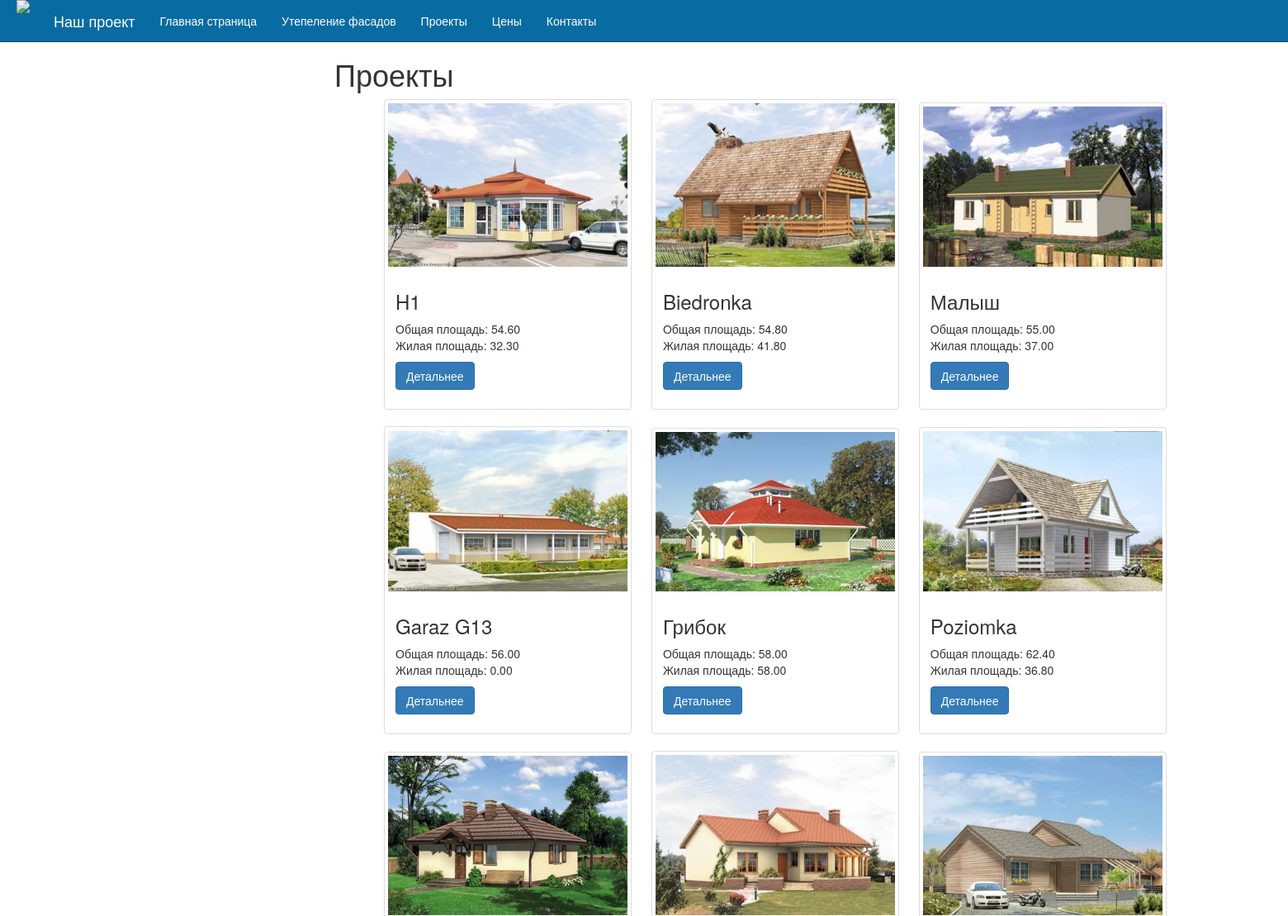
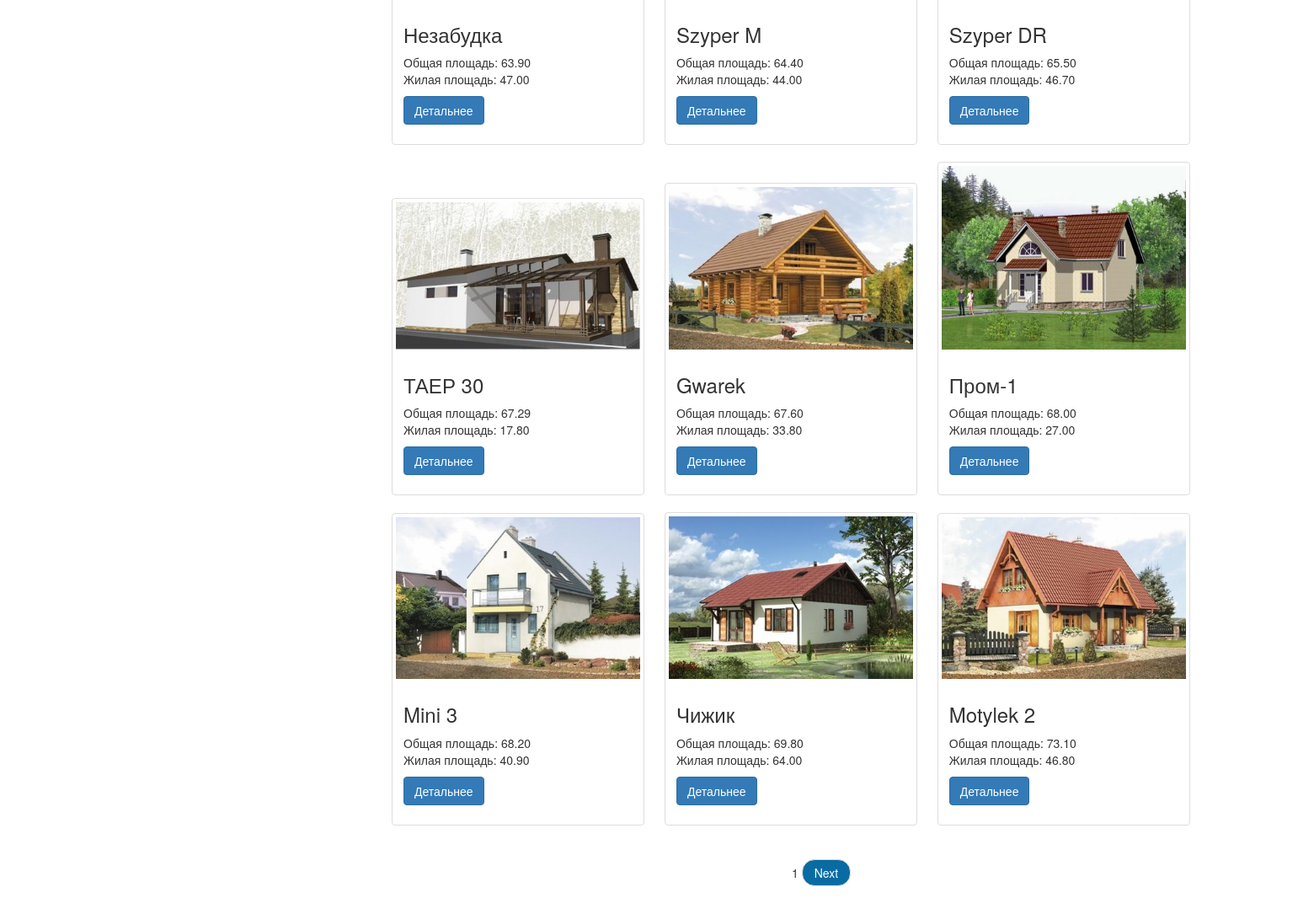
/projects/1, run on the app's committed database (2 pictures, top to bottom).
### app/models.py (models this page shows, shortened)
class Building(models.Model):
    title = models.CharField(max_length=20)
    description = models.TextField(max_length=1000)
    glav = models.ImageField(upload_to='.')

### app/views.py (the view)
# urls.py: url(r'^projects/(?P<page>\d+)$', 'app.views.paginated_projects', name='paginated_projects'),
def paginated_projects(request, page=1):
    buildings = Building.objects.all()
    paginator = Paginator(buildings, POSTS_PER_PAGE)
    st = page
    page = paginator.page(page)
    return render(request, 'projects.html', {'buildings': page,'st': st})

### app/templates/projects.html (shortened to what this page needs)
{% extends "base.html" %}
{% load static from staticfiles %}
{% block content %}
<div class="container top pr">
        <h1>Проекты</h1>
<ul class="">
{% for building in buildings %}
<li class="proj">
    <div class="thumbnail">
      <img src="{{ building.glav.url }}" width="300px" alt="">
      <div class="caption">
        <h3>{{ building.title }}</h3>
        <p class="clip">{{ building.description|safe }}</p>
        <p><a href="{% url "project" building.pk %}" class="btn btn-primary" role="button">Детальнее</a></p>
      </div>
    </div>
</li>
{% endfor %}
</ul>
<nav>
  <ul class="pager">
    <li>{{st}}</li>
  {% if buildings.has_next %}
    <li><a href="{% url "paginated_projects" buildings.next_page_number %}">Next</a></li>
  {% endif %}
  </ul>
</nav>
</div>
{% endblock %}

### app/templates/base.html (shortened to what this page needs)
{% load static from staticfiles %}
<!DOCTYPE html>
<html lang="en">
  <head>
    <link href="{% static "css/bootstrap.css" %}" rel="stylesheet">
    <link href="{% static "css/style.css" %}" media="screen" rel="stylesheet">
  </head>
  <body>
    <div class="navbar navbar-default navbar-fixed-top">
        <div class="">
            <div class="navbar-header">
                <img src="{% static "img/1.jpg" %}" class="n1" height="50px">
                <a class="navbar-brand main text" href="{% url "home" %}" >Наш проект</a>
            </div>
            <div class="collapse navbar-collapse" id="menu">
                <ul class="nav navbar-nav main">
                    <li><a href="{% url "home" %}">Главная страница</a></li>
                    <li><a href="{% url "fasad" %}">Утепеление фасадов</a></li>
                    <li><a href="{% url "paginated_projects" 1 %}">Проекты</a></li>
                    <li><a href="{% url "cost" %}">Цены</a></li>
                    <li><a href="{% url "contact" %}">Контакты</a></li>
                </ul>
            </div>
        </div>
    </div>
    {% block content %}
    {% endblock %}
  </body>
</html>

### app/static/css/style.css (style rules this page uses)
.top { margin-top: 50px; }
.n1 { position: absolute; top: 0; left: 20px; }
.proj { width: 300px; display:inline-block; margin-left: 20px; }
.text { text-indent:50px; }
p.clip { height: 40px; width: 1150px; white-space: nowrap; overflow: hidden; text-overflow: ellipsis; }
.pr { margin-right: 0px; }

### data on the page
Building: glav (picture), title "H1", description "Общая площадь: 54.60 Жилая площадь: 32.30"
Building: glav (picture), title "Biedronka", description "Общая площадь: 54.80 Жилая площадь: 41.80"
Building: glav (picture), title "Малыш", description "Общая площадь: 55.00 Жилая площадь: 37.00"
Building: glav (picture), title "Garaz G13", description "Общая площадь: 56.00 Жилая площадь: 0.00"
Building: glav (picture), title "Грибок", description "Общая площадь: 58.00 Жилая площадь: 58.00"
Building: glav (picture), title "Poziomka", description "Общая площадь: 62.40 Жилая площадь: 36.80"
Building: glav (picture), title "Незабудка", description "Общая площадь: 63.90 Жилая площадь: 47.00"
Building: glav (picture), title "Szyper M", description "Общая площадь: 64.40 Жилая площадь: 44.00"
Building: glav (picture), title "Szyper DR", description "Общая площадь: 65.50 Жилая площадь: 46.70"
Building: glav (picture), title "ТАЕР 30", description "Общая площадь: 67.29 Жилая площадь: 17.80"
Building: glav (picture), title "Gwarek", description "Общая площадь: 67.60 Жилая площадь: 33.80"
Building: glav (picture), title "Пром-1", description "Общая площадь: 68.00 Жилая площадь: 27.00"
Building: glav (picture), title "Mini 3", description "Общая площадь: 68.20 Жилая площадь: 40.90"
Building: glav (picture), title "Чижик", description "Общая площадь: 69.80 Жилая площадь: 64.00"
Building: glav (picture), title "Motylek 2", description "Общая площадь: 73.10 Жилая площадь: 46.80"

### other printed values
{{ st }} "1"
